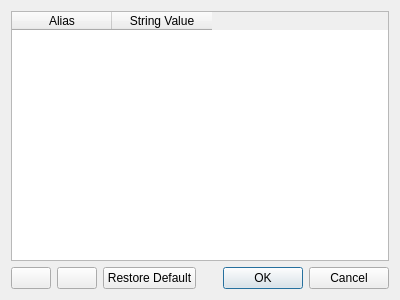
<?xml version="1.0" encoding="UTF-8"?>
<ui version="4.0">
 <class>Dialog</class>
 <widget class="QDialog" name="Dialog">
  <property name="geometry">
   <rect>
    <x>0</x>
    <y>0</y>
    <width>400</width>
    <height>300</height>
   </rect>
  </property>
  <property name="windowTitle">
   <string>Dialog</string>
  </property>
  <layout class="QGridLayout" name="gridLayout">
   <item row="0" column="0" colspan="5">
    <widget class="QTableWidget" name="tableWidget">
     <property name="alternatingRowColors">
      <bool>true</bool>
     </property>
     <property name="selectionMode">
      <enum>QAbstractItemView::SingleSelection</enum>
     </property>
     <property name="sortingEnabled">
      <bool>true</bool>
     </property>
     <column>
      <property name="text">
       <string>Alias</string>
      </property>
     </column>
     <column>
      <property name="text">
       <string>String Value</string>
      </property>
     </column>
    </widget>
   </item>
   <item row="1" column="0">
    <widget class="QPushButton" name="pushButton_plus">
     <property name="sizePolicy">
      <sizepolicy hsizetype="Fixed" vsizetype="Fixed">
       <horstretch>0</horstretch>
       <verstretch>0</verstretch>
      </sizepolicy>
     </property>
     <property name="text">
      <string/>
     </property>
     <property name="iconSize">
      <size>
       <width>30</width>
       <height>30</height>
      </size>
     </property>
    </widget>
   </item>
   <item row="1" column="1">
    <widget class="QPushButton" name="pushButton_minus">
     <property name="sizePolicy">
      <sizepolicy hsizetype="Fixed" vsizetype="Fixed">
       <horstretch>0</horstretch>
       <verstretch>0</verstretch>
      </sizepolicy>
     </property>
     <property name="text">
      <string/>
     </property>
     <property name="iconSize">
      <size>
       <width>30</width>
       <height>30</height>
      </size>
     </property>
    </widget>
   </item>
   <item row="1" column="2">
    <widget class="QPushButton" name="pushButton_restore_default">
     <property name="sizePolicy">
      <sizepolicy hsizetype="Preferred" vsizetype="Fixed">
       <horstretch>0</horstretch>
       <verstretch>0</verstretch>
      </sizepolicy>
     </property>
     <property name="text">
      <string>Restore Default</string>
     </property>
    </widget>
   </item>
   <item row="1" column="3">
    <spacer name="horizontalSpacer">
     <property name="orientation">
      <enum>Qt::Horizontal</enum>
     </property>
     <property name="sizeHint" stdset="0">
      <size>
       <width>129</width>
       <height>20</height>
      </size>
     </property>
    </spacer>
   </item>
   <item row="1" column="4">
    <widget class="QDialogButtonBox" name="buttonBox">
     <property name="orientation">
      <enum>Qt::Horizontal</enum>
     </property>
     <property name="standardButtons">
      <set>QDialogButtonBox::Cancel|QDialogButtonBox::Ok</set>
     </property>
    </widget>
   </item>
  </layout>
 </widget>
 <resources/>
 <connections>
  <connection>
   <sender>buttonBox</sender>
   <signal>accepted()</signal>
   <receiver>Dialog</receiver>
   <slot>accept()</slot>
   <hints>
    <hint type="sourcelabel">
     <x>248</x>
     <y>254</y>
    </hint>
    <hint type="destinationlabel">
     <x>157</x>
     <y>274</y>
    </hint>
   </hints>
  </connection>
  <connection>
   <sender>buttonBox</sender>
   <signal>rejected()</signal>
   <receiver>Dialog</receiver>
   <slot>reject()</slot>
   <hints>
    <hint type="sourcelabel">
     <x>316</x>
     <y>260</y>
    </hint>
    <hint type="destinationlabel">
     <x>286</x>
     <y>274</y>
    </hint>
   </hints>
  </connection>
 </connections>
</ui>
